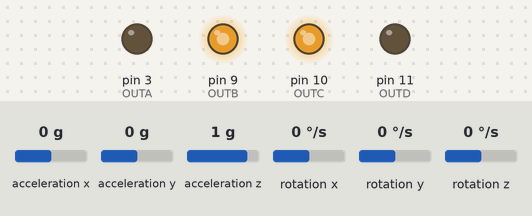
Bench run of a sketch on a simulated Arduino Uno, built for the host (arithmetic inside an expression is 32-bit, double 64-bit). On the bench: output pins drawn as LEDs (lit = HIGH). Wiring (inferred from the names in the program): MPU-6050 motion sensor at I2C address 0x68. The test bench sets the inputs (shaded band); at power-on: rotation y 0 °/s, acceleration y 0 g, acceleration z 1 g, acceleration x 0 g, rotation x 0 °/s, rotation z 0 °/s. What the sketch prints to the serial monitor is not drawn.

Above: at 1.3 s.
1.4 s: rotation y set to 100 °/s
At 1.9 s:
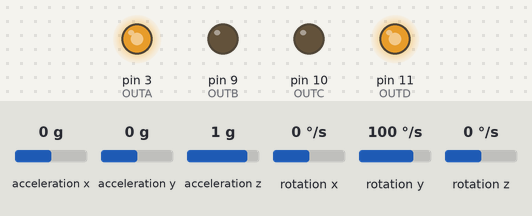
4.4 s: acceleration y set to -1.4 g
At 4.78 s:
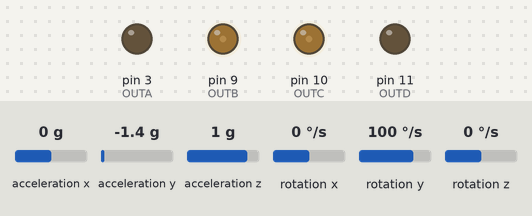
6.6 s: rotation y set to 161 °/s
At 9.54 s:
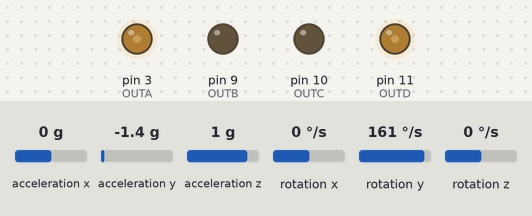
9.6 s: rotation y set to 192 °/s
12.6 s: acceleration z set to 0 g
Timing chart, 0 to 15.6 s (numbered marks = the images above; inputs shaded):
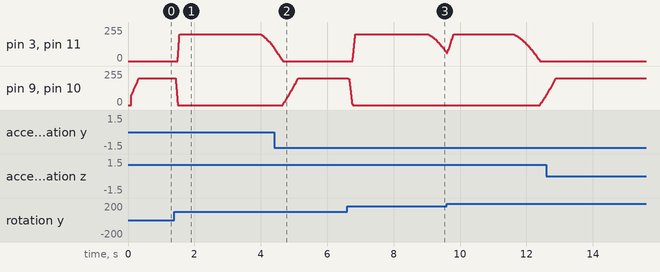

Measured:
- after the input at 1.4 s, pin 3 (OUTA), pin 11 (OUTD): rises from 0/255 to 200/255 in 0.06 s, then falls to 92/255 in 2.8 s; pin 9 (OUTB), pin 10 (OUTC): 200/255 → 0/255 at once
- after the input at 6.6 s, pin 3 (OUTA), pin 11 (OUTD): rises from 0/255 to 200/255 in 0.09 s, then falls to 58/255 in 2.7 s; pin 9 (OUTB), pin 10 (OUTC): 200/255 → 0/255 at once

The sketch:

self-balancing.ino
```cpp
#include <Wire.h>
#include <Kalman.h>
#include <ArduinoJson.h>
#include <SoftwareSerial.h>

#include "PID.h"

uint8_t i2c_data[14];
double accX, accY, accZ;
double gyroX, gyroY, gyroZ;

uint32_t timer;

Kalman KalmanX;
Kalman KalmanY;
Kalman KalmanZ;

double KalAngleX;
double KalAngleY;
double KalAngleZ;

double gyroXangle;
double gyroYangle;

void setup() {

  Serial.begin(115200);
  Wire.begin();

#if ARDUINO >= 157
  Wire.setClock(400000UL); // Freq = 400kHz.
#else
  TWBR = ((F_CPU/400000UL) - 16) / 2; // Freq = 400kHz
#endif

  i2c_data[0] = 7;      // 0x19 - Sampling rate 8kHz/(7 + 1) = 1000Hz
  i2c_data[1] = 0x00;   // 0x1A - Disable FSYNC, Configure ACC 260Hz Filter, Configure 256Hz Gyro Filter, 8Khz Sampling
  i2c_data[2] = 0x00;   // 0x1B - Set Gyro full scale ± 250deg/s - Range
  i2c_data[3] = 0x00;   // 0x1C - Set Accelerometer Full Scale to ±2g - Range

  // i2c settings
  while(i2cWrite(0x19, i2c_data, 4, false));

  // PLL reference the X-axis gyro, disabling Sleep Mode
  while(i2cWrite(0x6B, 0x01, true));

  while(i2cRead(0x75, i2c_data, 1));

  if(i2c_data[0] != 0x68){
    Serial.print("Error. Board unknown\n");
    while(1){
      Serial.print("Error. Connect MPU6050 to i2c bus\n");
    }
  }

  // MPU6050 Sensor Stabilization Time
  delay(100);

  // 1 - Reading Acc XYZ Data
  while(i2cRead(0x3B, i2c_data, 14));

  // 2 - Organizing Acc XYZ Data
  accX = (int16_t)((i2c_data[0] << 8) | i2c_data[1]); // ([ MSB ] [ LSB ])
  accY = (int16_t)((i2c_data[2] << 8) | i2c_data[3]); // ([ MSB ] [ LSB ])
  accZ = (int16_t)((i2c_data[4] << 8) | i2c_data[5]); // ([ MSB ] [ LSB ])

  // 3 - Pitch and Roll Calculation
  double pitch = atan(accX/sqrt(accY * accY + accZ * accZ)) * RAD_TO_DEG;
  double roll = atan(accY/sqrt(accX * accX + accZ * accZ)) * RAD_TO_DEG;

  // 4 - Kalman XY Filter Initialization
  KalmanX.setAngle(roll);
  KalmanY.setAngle(pitch);

  gyroXangle = roll;
  gyroYangle = pitch;

  timer = micros();

  init_motores();
}

void loop() {

  // Reading the Acceleration and Gyro Data from the MPU6050 sensor
  while(i2cRead(0x3B, i2c_data, 14));

  // Acceleration
  accX = (int16_t)((i2c_data[0] << 8) | i2c_data[1]); // ([ MSB ] [ LSB ])
  accY = (int16_t)((i2c_data[2] << 8) | i2c_data[3]); // ([ MSB ] [ LSB ])
  accZ = (int16_t)((i2c_data[4] << 8) | i2c_data[5]); // ([ MSB ] [ LSB ])

  // Gyroscope
  gyroX = (int16_t)((i2c_data[8] << 8) | i2c_data[9]); // ([ MSB ] [ LSB ])
  gyroY = (int16_t)((i2c_data[10] << 8) | i2c_data[11]); // ([ MSB ] [ LSB ])
  gyroZ = (int16_t)((i2c_data[12] << 8) | i2c_data[13]); // ([ MSB ] [ LSB ])

  // Delta Time Calculation
  double dt = (double)(micros() - timer)/1000000;
  timer = micros();

  double pitch = atan(accX/sqrt(accY * accY + accZ * accZ)) * RAD_TO_DEG;
  double roll = atan(accY/sqrt(accX * accX + accZ * accZ)) * RAD_TO_DEG;

  // Converting from Rad/Second to Degrees/Second Gyroscope-based Angular Rate Calculation
  gyroXangle = gyroX / 131.0; //deg/s
  gyroYangle = gyroY / 131.0; //deg/s

  // Angle Estimation on X and Y Axes using Kalman Filter
  KalAngleX = KalmanX.getAngle(roll, gyroXangle, dt);
  KalAngleY = KalmanY.getAngle(pitch, gyroYangle, dt);

  double res = Compute(KalAngleY);

  PMWMotorControl(res);

  // Creating Dynamic Json to print on Serial
  DynamicJsonBuffer jBuffer;
  JsonObject& measure = jBuffer.createObject();
  JsonObject& data = jBuffer.createObject();

  measure["accx"] = accX;
  measure["accy"] = accY;
  measure["accz"] = accZ;
  measure["gyrox"] = gyroX;
  measure["gyroy"] = gyroY;
  measure["gyroz"] = gyroZ;
  measure["kalanglex"] = KalAngleX;
  measure["kalangley"] = KalAngleY;
  measure["pitch"] = pitch;
  measure["roll"] = roll;
  measure["res"] = res;
  measure["kp"] = kp;
  measure["kd"] = kd;
  measure["ki"] = ki;

  data["measure"] = measure;
  data.printTo(Serial);

  Serial.print("\n");

//  if (Serial.available() > 0){
//    char dados;
//    dados = Serial.read();
//    Serial.print(dados);
//    dados = dados.split(":");
//  }
}
```

PID.h
```cpp
#ifndef _PID_H_
#define _PID_H_

double kp = 27;
double kd = 4;
double ki = 3;

int OUTMAX = 200;
int OUTMIN = -200;

double SetPoint = 2.5;

#endif _PID_H_
```

PID.ino
```cpp
float lastInput = 0.0;

double ITerm = 0.0;

double Compute(double input){

  // Error Calculation
  double erro = SetPoint - input;

  ITerm+= (ki * erro);

  if(ITerm > OUTMAX){
    ITerm = OUTMAX;
  }else if(ITerm <= OUTMIN){
    ITerm = OUTMIN;
  }


  // Difference from current - previous entry
  double dInput = input - lastInput;

  // PID Calculation
  double output = kp * erro + ITerm + kd * dInput;


  if(output > OUTMAX){
    output = OUTMAX;
  }else if(output <= OUTMIN){
    output = OUTMIN;
  }

  lastInput = input;

  return output;

}
```

i2cMPU6050.ino
```cpp
// (licence header left out)
const uint8_t IMUAddress = 0x68; // AD0 is logic low on the PCB
const uint16_t I2C_TIMEOUT = 1000; // Used to check for errors in I2C communication

uint8_t i2cWrite(uint8_t registerAddress, uint8_t data, bool sendStop) {
  return i2cWrite(registerAddress, &data, 1, sendStop); // Returns 0 on success
}

uint8_t i2cWrite(uint8_t registerAddress, uint8_t *data, uint8_t length, bool sendStop) {
  Wire.beginTransmission(IMUAddress);
  Wire.write(registerAddress);
  Wire.write(data, length);
  uint8_t rcode = Wire.endTransmission(sendStop); // Returns 0 on success
  if (rcode) {
    Serial.print(F("i2cWrite failed: "));
    Serial.println(rcode);
  }
  return rcode; // See: http://arduino.cc/en/Reference/WireEndTransmission
}

uint8_t i2cRead(uint8_t registerAddress, uint8_t *data, uint8_t nbytes) {
  uint32_t timeOutTimer;
  Wire.beginTransmission(IMUAddress);
  Wire.write(registerAddress);
  uint8_t rcode = Wire.endTransmission(false); // Don't release the bus
  if (rcode) {
    Serial.print(F("i2cRead failed: "));
    Serial.println(rcode);
    return rcode; // See: http://arduino.cc/en/Reference/WireEndTransmission
  }
  Wire.requestFrom(IMUAddress, nbytes, (uint8_t)true); // Send a repeated start and then release the bus after reading
  for (uint8_t i = 0; i < nbytes; i++) {
    if (Wire.available())
      data[i] = Wire.read();
    else {
      timeOutTimer = micros();
      while (((micros() - timeOutTimer) < I2C_TIMEOUT) && !Wire.available());
      if (Wire.available())
        data[i] = Wire.read();
      else {
        Serial.println(F("i2cRead timeout"));
        return 5; // This error value is not already taken by endTransmission
      }
    }
  }
  return 0; // Success
}
```

motordrive.ino
```cpp
#define OUTA 3
#define OUTB 9
#define OUTC 10
#define OUTD 11

void init_motores(){
  pinMode(OUTA, OUTPUT);
  pinMode(OUTB, OUTPUT);
  pinMode(OUTC, OUTPUT);
  pinMode(OUTD, OUTPUT);

}

void PMWMotorControl(double manager){
  if(manager > 0){
    analogWrite(OUTA, 0); // RIGHT - BACK
    analogWrite(OUTB, abs(manager)); // RIGHT - FRONT
    analogWrite(OUTC, abs(manager)); // LEFT - FRONT
    analogWrite(OUTD, 0); // LEFT - BACK
  }else{
    analogWrite(OUTA, abs(manager)); // RIGHT - BACK
    analogWrite(OUTB, 0); // RIGHT - FRONT
    analogWrite(OUTC, 0); // LEFT - FRONT
    analogWrite(OUTD, abs(manager)); // LEFT - BACK

  }
}
```
